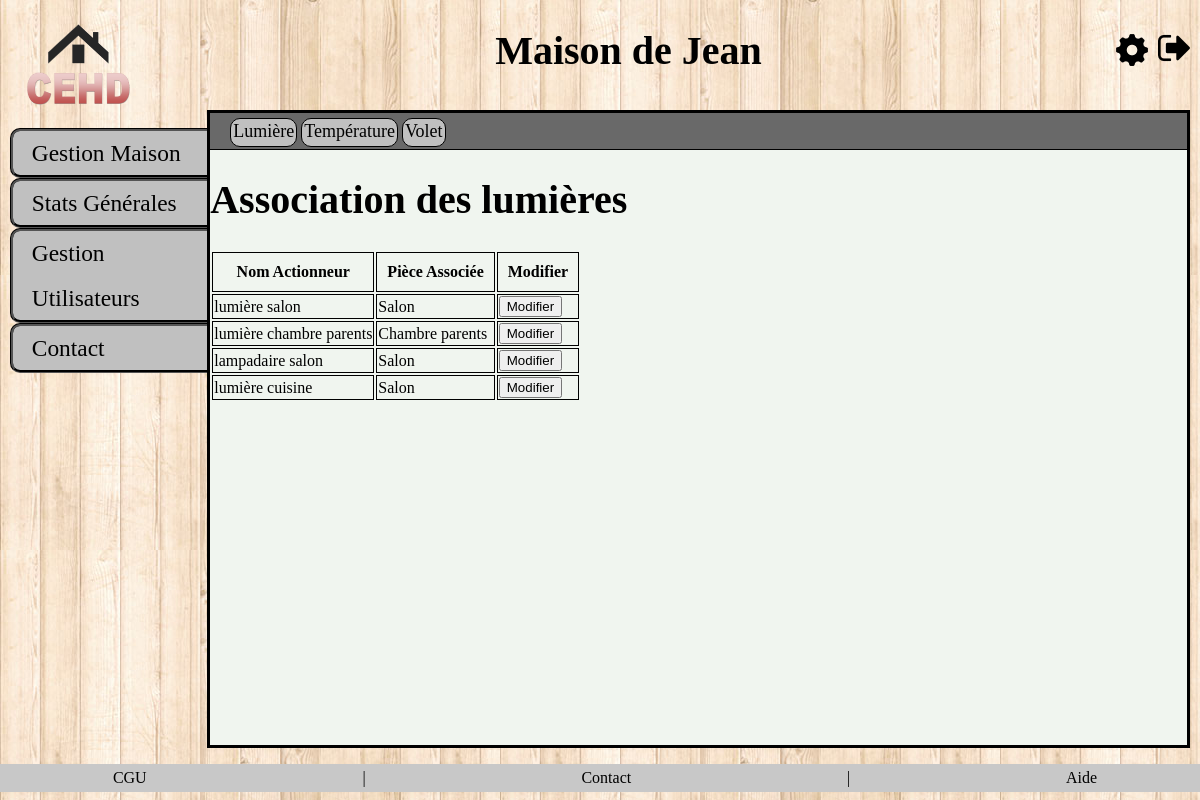
Before: /index.php?action=link_module_light (signed in) with the older database file.
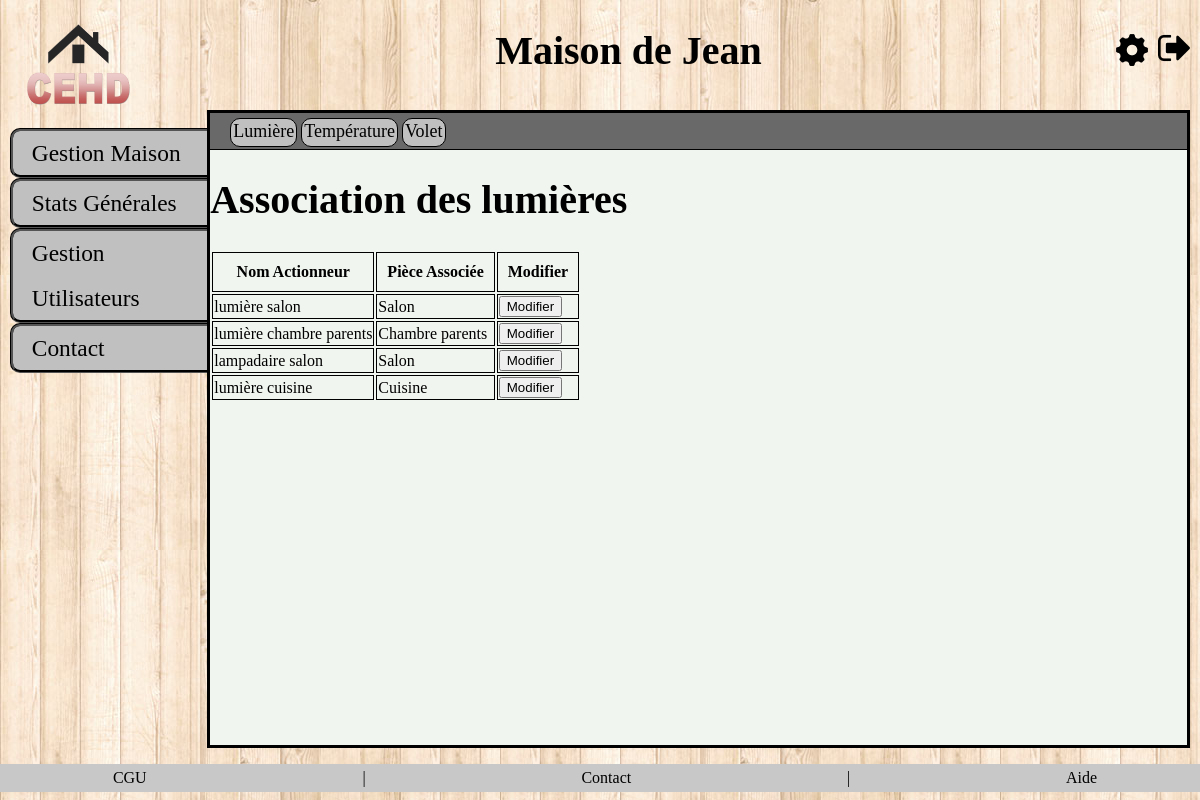
After: the same page with the newer database file.
### tables this page shows
CREATE TABLE `effector` (
  `id_effector` int(2) UNSIGNED ZEROFILL NOT NULL,
  `effector_type` enum('LIGHT_CTRL','TEMP_CTRL','SHUTTER_CTRL') NOT NULL,
  `request_value` float UNSIGNED DEFAULT NULL,
  `effector_name` varchar(30) DEFAULT NULL,
  `id_room` int(10) UNSIGNED ZEROFILL NOT NULL
);

CREATE TABLE `room` (
  `id_room` int(10) UNSIGNED ZEROFILL NOT NULL,
  `name` varchar(20) NOT NULL,
  `floor_name` varchar(20) NOT NULL,
  `size` float UNSIGNED NOT NULL,
  `room_type` enum('CHAMBRE','SALON','CUISINE','SALLE DE BAIN','TOILETTE','BUREAU','AUTRE') NOT NULL,
  `id_home` int(10) UNSIGNED ZEROFILL NOT NULL
);

### model/backend.php (called while the page is built, shortened)
<?php
function get_id_home($id_user){
    $db=dbConnect();
    $req=$db->prepare('SELECT id_home FROM user_home WHERE id_user=?');
    $req->bindValue(1,$id_user,PDO::PARAM_INT);
    $req->execute();
    $id_home=$req->fetch();
    return $id_home;
}

### controller/effector.php (called while the page is built, shortened)
<?php
require_once ROOT.'/model/effector.php';
function getEffectorLight($id_user){
    $target_home=get_id_home($id_user);
    $req2=get_effector_light($_SESSION['target_home']);
    return $req2;
}

### model/effector.php (called while the page is built, shortened)
<?php
function get_effector_light($id_home)
{
    $db = dbConnect();
    $req2 = $db->prepare('SELECT
`id_effector`,`effector_type`,`effector_name`,`id_room`,`name`
FROM `room`NATURAL JOIN effector
WHERE id_home=? and effector_type=?');
    $req2->bindValue(1, $id_home, PDO::PARAM_INT);
    $req2->bindValue(2, 'LIGHT_CTRL', PDO::PARAM_STR);
    $req2->execute();
    return $req2;
}

### view/frontend/link_module_light.php (the view, shortened to what this page needs)
<h1>Association des lumières</h1>
<table class="display" id="table_id">
    <thead>
    <tr>
        <th>Nom Actionneur</th>
        <th>Pièce Associée</th>
        <th>Modifier</th>
    </tr>
    </thead>
    <tbody>
    <?php
    while ($donnees1 = $req2->fetch()) {
        ?>
        <tr>
            <td><?= $donnees1['effector_name'];?></td>
            <td><?= $donnees1['name'];?></td>
            <td><a href="index.php?action=edit_effector_form&id=<?=$donnees1['id_effector'];?>"><button>Modifier</button></a></td>
        </tr>
    <?php } ?>
    </tbody>
</table>
<?php require('template_link.php'); ?>

Changed rows visible on the page:
changed effector "lumière cuisine": id_room.name "Salon" → "Cuisine"
